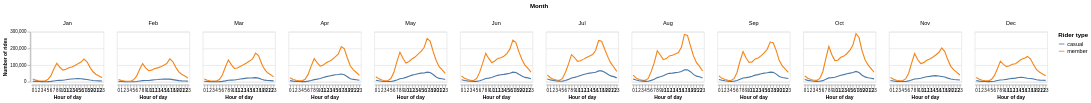

The cell this chart's notebook holds for it:
### Code cell
import altair as alt

base = (
    alt.Chart(agg)
    .mark_line()
    .encode(
        x=alt.X("hour:O", title="Hour of day", axis=alt.Axis(labelAngle=0)),
        y=alt.Y("rides:Q", title="Number of rides"),
        color=alt.Color("member_casual:N", title="Rider type"),
    )
    .properties(
        width=130,   # a bit wider
        height=90    # adjust as needed
    )
)

chart = (
    base
    .facet(
        column=alt.Column("month_name:N", sort=month_order, title="Month")
    )
    .configure_axis(
        labelFontSize=8,
        titleFontSize=9,
        labelLimit=60  # allow more space for labels before clipping
    )
)

chart

### Figure 1 — Vega-Lite specification as saved in the notebook (floating-point values rounded to 4 significant figures; data arrays with more than 128 entries replaced by an {"elided": "..."} marker saying what was removed)
{"config": {"view": {"continuousWidth": 300, "continuousHeight": 300}, "axis": {"labelFontSize": 8, "labelLimit": 60, "titleFontSize": 9}}, "data": {"name": "data-7d2b8bf7f4c7ffbc993966dcc6357d60"}, "facet": {"column": {"field": "month_name", "sort": ["Jan", "Feb", "Mar", "Apr", "May", "Jun", "Jul", "Aug", "Sep", "Oct", "Nov", "Dec"], "title": "Month", "type": "nominal"}}, "spec": {"mark": {"type": "line"}, "encoding": {"color": {"field": "member_casual", "title": "Rider type", "type": "nominal"}, "x": {"axis": {"labelAngle": 0}, "field": "hour", "title": "Hour of day", "type": "ordinal"}, "y": {"field": "rides", "title": "Number of rides", "type": "quantitative"}}, "height": 90, "width": 130}, "$schema": "https://vega.github.io/schema/vega-lite/v5.20.1.json", "datasets": {"data-7d2b8bf7f4c7ffbc993966dcc6357d60": {"elided": "576 records"}}}
